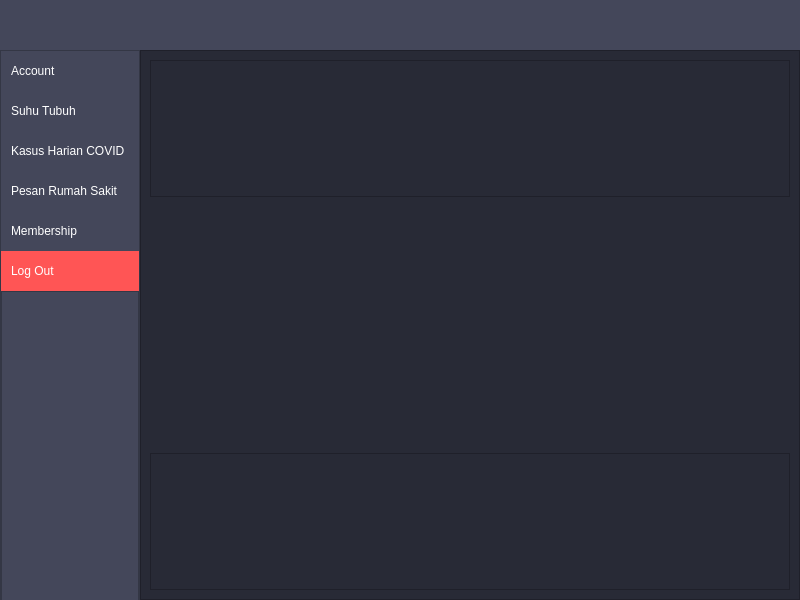
<?xml version="1.0" encoding="UTF-8"?>
<ui version="4.0">
 <class>MainMenu</class>
 <widget class="QMainWindow" name="MainMenu">
  <property name="geometry">
   <rect>
    <x>0</x>
    <y>0</y>
    <width>800</width>
    <height>600</height>
   </rect>
  </property>
  <property name="minimumSize">
   <size>
    <width>800</width>
    <height>600</height>
   </size>
  </property>
  <property name="maximumSize">
   <size>
    <width>1920</width>
    <height>1080</height>
   </size>
  </property>
  <property name="windowTitle">
   <string>MainWindow</string>
  </property>
  <property name="styleSheet">
   <string notr="true">background-color: rgb(40, 42, 54)</string>
  </property>
  <widget class="QWidget" name="centralwidget">
   <layout class="QFormLayout" name="formLayout">
    <property name="horizontalSpacing">
     <number>0</number>
    </property>
    <property name="verticalSpacing">
     <number>0</number>
    </property>
    <property name="leftMargin">
     <number>0</number>
    </property>
    <property name="topMargin">
     <number>0</number>
    </property>
    <property name="rightMargin">
     <number>0</number>
    </property>
    <property name="bottomMargin">
     <number>0</number>
    </property>
    <item row="0" column="0" colspan="2">
     <widget class="QFrame" name="frame_top">
      <property name="minimumSize">
       <size>
        <width>1920</width>
        <height>50</height>
       </size>
      </property>
      <property name="maximumSize">
       <size>
        <width>16777215</width>
        <height>50</height>
       </size>
      </property>
      <property name="styleSheet">
       <string notr="true">background-color: rgb(68, 71, 90)</string>
      </property>
      <property name="frameShape">
       <enum>QFrame::NoFrame</enum>
      </property>
      <property name="frameShadow">
       <enum>QFrame::Raised</enum>
      </property>
     </widget>
    </item>
    <item row="1" column="0">
     <widget class="QFrame" name="frame_side">
      <property name="minimumSize">
       <size>
        <width>140</width>
        <height>1080</height>
       </size>
      </property>
      <property name="styleSheet">
       <string notr="true">background-color: rgb(68, 71, 90)</string>
      </property>
      <property name="frameShape">
       <enum>QFrame::NoFrame</enum>
      </property>
      <property name="frameShadow">
       <enum>QFrame::Raised</enum>
      </property>
      <layout class="QHBoxLayout" name="horizontalLayout">
       <property name="spacing">
        <number>0</number>
       </property>
       <property name="leftMargin">
        <number>0</number>
       </property>
       <property name="topMargin">
        <number>0</number>
       </property>
       <property name="rightMargin">
        <number>0</number>
       </property>
       <property name="bottomMargin">
        <number>0</number>
       </property>
       <item alignment="Qt::AlignTop">
        <widget class="QFrame" name="frame_menu">
         <property name="minimumSize">
          <size>
           <width>140</width>
           <height>600</height>
          </size>
         </property>
         <property name="maximumSize">
          <size>
           <width>120</width>
           <height>1080</height>
          </size>
         </property>
         <property name="styleSheet">
          <string notr="true">background-color: rgb(68, 71, 90)</string>
         </property>
         <property name="frameShape">
          <enum>QFrame::StyledPanel</enum>
         </property>
         <property name="frameShadow">
          <enum>QFrame::Raised</enum>
         </property>
         <layout class="QVBoxLayout" name="verticalLayout_2">
          <property name="spacing">
           <number>0</number>
          </property>
          <property name="leftMargin">
           <number>0</number>
          </property>
          <property name="topMargin">
           <number>0</number>
          </property>
          <property name="rightMargin">
           <number>0</number>
          </property>
          <property name="bottomMargin">
           <number>1</number>
          </property>
          <item>
           <widget class="QPushButton" name="btn_account">
            <property name="minimumSize">
             <size>
              <width>0</width>
              <height>40</height>
             </size>
            </property>
            <property name="font">
             <font>
              <family>Nirmala UI</family>
             </font>
            </property>
            <property name="styleSheet">
             <string notr="true">QPushButton {
	color: rgb(255, 255, 255);
	background-color: rgb(68, 71, 90);
	border: 0px solid;
	text-align: left;
	padding: 10px
}
QPushButton:hover {
	background-color:rgb(255, 121, 198);
}</string>
            </property>
            <property name="text">
             <string>Account</string>
            </property>
           </widget>
          </item>
          <item>
           <widget class="QPushButton" name="btn_suhu">
            <property name="minimumSize">
             <size>
              <width>0</width>
              <height>40</height>
             </size>
            </property>
            <property name="font">
             <font>
              <family>Nirmala UI</family>
             </font>
            </property>
            <property name="styleSheet">
             <string notr="true">QPushButton {
	color: rgb(255, 255, 255);
	background-color: rgb(68, 71, 90);
	border: 0px solid;
	text-align: left;
	padding: 10px
}
QPushButton:hover {
	background-color:rgb(255, 121, 198);
}</string>
            </property>
            <property name="text">
             <string>Suhu Tubuh</string>
            </property>
           </widget>
          </item>
          <item>
           <widget class="QPushButton" name="btn_harian">
            <property name="minimumSize">
             <size>
              <width>0</width>
              <height>40</height>
             </size>
            </property>
            <property name="font">
             <font>
              <family>Nirmala UI</family>
             </font>
            </property>
            <property name="styleSheet">
             <string notr="true">QPushButton {
	color: rgb(255, 255, 255);
	background-color: rgb(68, 71, 90);
	border: 0px solid;
	text-align: left;
	padding: 10px
}
QPushButton:hover {
	background-color:rgb(255, 121, 198);
}</string>
            </property>
            <property name="text">
             <string>Kasus Harian COVID</string>
            </property>
           </widget>
          </item>
          <item>
           <widget class="QPushButton" name="btn_pesan">
            <property name="minimumSize">
             <size>
              <width>0</width>
              <height>40</height>
             </size>
            </property>
            <property name="font">
             <font>
              <family>Nirmala UI</family>
             </font>
            </property>
            <property name="styleSheet">
             <string notr="true">QPushButton {
	color: rgb(255, 255, 255);
	background-color: rgb(68, 71, 90);
	border: 0px solid;
	text-align: left;
	padding: 10px
}
QPushButton:hover {
	background-color:rgb(255, 121, 198);
}</string>
            </property>
            <property name="text">
             <string>Pesan Rumah Sakit</string>
            </property>
           </widget>
          </item>
          <item>
           <widget class="QPushButton" name="btn_member">
            <property name="minimumSize">
             <size>
              <width>0</width>
              <height>40</height>
             </size>
            </property>
            <property name="font">
             <font>
              <family>Nirmala UI</family>
             </font>
            </property>
            <property name="styleSheet">
             <string notr="true">QPushButton {
	color: rgb(255, 255, 255);
	background-color: rgb(68, 71, 90);
	border: 0px solid;
	text-align: left;
	padding: 10px
}
QPushButton:hover {
	background-color:rgb(255, 121, 198);
}</string>
            </property>
            <property name="text">
             <string>Membership</string>
            </property>
           </widget>
          </item>
          <item>
           <widget class="QPushButton" name="btn_logout">
            <property name="minimumSize">
             <size>
              <width>0</width>
              <height>40</height>
             </size>
            </property>
            <property name="font">
             <font>
              <family>Nirmala UI</family>
             </font>
            </property>
            <property name="styleSheet">
             <string notr="true">QPushButton {
	color: rgb(255, 255, 255);
	background-color: rgb(255, 85, 85);
	border: 0px solid;
	text-align: left;
	padding: 10px
}
QPushButton:hover {
	background-color:rgb(255, 100, 115);
}</string>
            </property>
            <property name="text">
             <string>Log Out</string>
            </property>
           </widget>
          </item>
          <item>
           <widget class="QFrame" name="frame">
            <property name="frameShape">
             <enum>QFrame::StyledPanel</enum>
            </property>
            <property name="frameShadow">
             <enum>QFrame::Raised</enum>
            </property>
            <widget class="QFrame" name="frame_2">
             <property name="geometry">
              <rect>
               <x>0</x>
               <y>0</y>
               <width>138</width>
               <height>397</height>
              </rect>
             </property>
             <property name="frameShape">
              <enum>QFrame::StyledPanel</enum>
             </property>
             <property name="frameShadow">
              <enum>QFrame::Raised</enum>
             </property>
            </widget>
           </widget>
          </item>
         </layout>
        </widget>
       </item>
      </layout>
     </widget>
    </item>
    <item row="1" column="1">
     <widget class="QFrame" name="frame_3">
      <property name="frameShape">
       <enum>QFrame::StyledPanel</enum>
      </property>
      <property name="frameShadow">
       <enum>QFrame::Raised</enum>
      </property>
      <layout class="QGridLayout" name="gridLayout">
       <property name="leftMargin">
        <number>0</number>
       </property>
       <property name="topMargin">
        <number>0</number>
       </property>
       <property name="rightMargin">
        <number>0</number>
       </property>
       <property name="bottomMargin">
        <number>0</number>
       </property>
       <property name="spacing">
        <number>0</number>
       </property>
       <item row="0" column="0">
        <widget class="QStackedWidget" name="stack_widget">
         <property name="currentIndex">
          <number>0</number>
         </property>
         <widget class="QWidget" name="page_account">
          <layout class="QVBoxLayout" name="verticalLayout">
           <item>
            <widget class="QFrame" name="frame_top_2">
             <property name="enabled">
              <bool>true</bool>
             </property>
             <property name="minimumSize">
              <size>
               <width>0</width>
               <height>100</height>
              </size>
             </property>
             <property name="frameShape">
              <enum>QFrame::StyledPanel</enum>
             </property>
             <property name="frameShadow">
              <enum>QFrame::Raised</enum>
             </property>
            </widget>
           </item>
           <item alignment="Qt::AlignHCenter">
            <widget class="QLabel" name="label">
             <property name="minimumSize">
              <size>
               <width>60</width>
               <height>50</height>
              </size>
             </property>
             <property name="maximumSize">
              <size>
               <width>16777215</width>
               <height>100</height>
              </size>
             </property>
             <property name="text">
              <string/>
             </property>
             <property name="pixmap">
              <pixmap>../img/nopicture.png</pixmap>
             </property>
            </widget>
           </item>
           <item alignment="Qt::AlignHCenter">
            <widget class="QLabel" name="lbl_info">
             <property name="minimumSize">
              <size>
               <width>250</width>
               <height>100</height>
              </size>
             </property>
             <property name="maximumSize">
              <size>
               <width>16777215</width>
               <height>150</height>
              </size>
             </property>
             <property name="font">
              <font>
               <family>Nirmala UI</family>
               <pointsize>12</pointsize>
              </font>
             </property>
             <property name="styleSheet">
              <string notr="true">color: rgb(139, 233, 253)</string>
             </property>
             <property name="text">
              <string/>
             </property>
            </widget>
           </item>
           <item>
            <widget class="QFrame" name="frame_bottom">
             <property name="minimumSize">
              <size>
               <width>0</width>
               <height>100</height>
              </size>
             </property>
             <property name="frameShape">
              <enum>QFrame::StyledPanel</enum>
             </property>
             <property name="frameShadow">
              <enum>QFrame::Raised</enum>
             </property>
            </widget>
           </item>
          </layout>
         </widget>
        </widget>
       </item>
      </layout>
     </widget>
    </item>
   </layout>
  </widget>
 </widget>
 <resources/>
 <connections/>
</ui>
